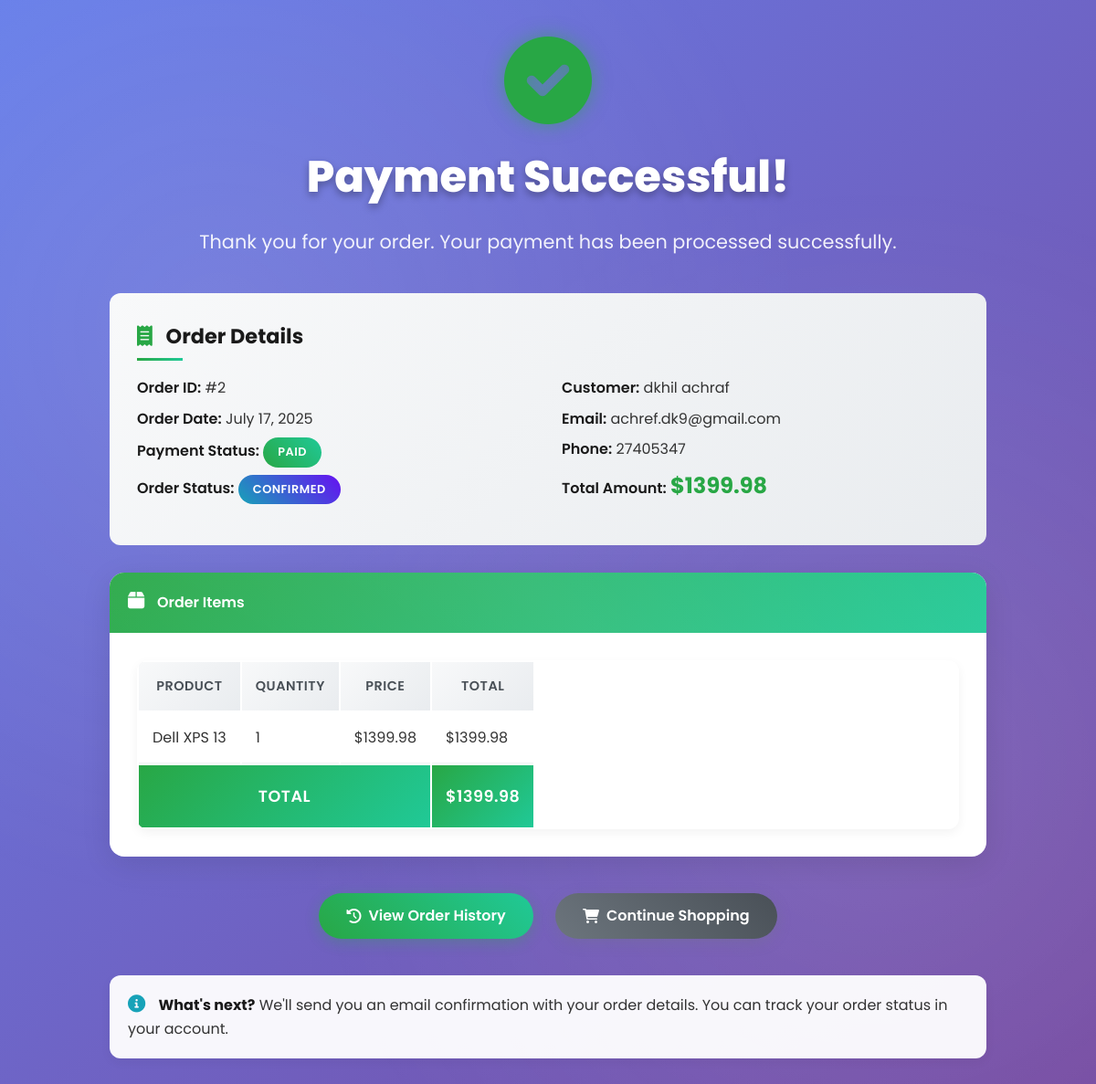
The app's page /payment/success/12/ (signed in) with its own data.
### payment/models.py (models this page shows, shortened)
class Order(models.Model):
    PAYMENT_STATUS_CHOICES = [
        ('pending', 'Pending'),
        ('paid', 'Paid'),
        ('failed', 'Failed'),
        ('refunded', 'Refunded'),
    ]
    ORDER_STATUS_CHOICES = [
        ('pending', 'Pending'),
        ('confirmed', 'Confirmed'),
        ('processing', 'Processing'),
        ('shipped', 'Shipped'),
        ('delivered', 'Delivered'),
        ('cancelled', 'Cancelled'),
    ]
    user = models.ForeignKey(User, on_delete=models.CASCADE)
    first_name = models.CharField(max_length=100)
    last_name = models.CharField(max_length=100)
    email = models.EmailField()
    phone = models.CharField(max_length=15)
    address = models.TextField()
    city = models.CharField(max_length=100)
    postal_code = models.CharField(max_length=20)
    total_amount = models.DecimalField(max_digits=10, decimal_places=2, validators=[MinValueValidator(Decimal('0.01'))])
    payment_status = models.CharField(max_length=20, choices=PAYMENT_STATUS_CHOICES, default='pending')
    order_status = models.CharField(max_length=20, choices=ORDER_STATUS_CHOICES, default='pending')
    created_at = models.DateTimeField(auto_now_add=True)
    updated_at = models.DateTimeField(auto_now=True)
    class Meta:
        ordering = ['-created_at']
    @property
    def full_name(self):
        return f"{self.first_name} {self.last_name}"
    @property
    def order_number(self):
        user_orders = Order.objects.filter(user=self.user).order_by('created_at')
        for index, order in enumerate(user_orders, 1):
            if order.id == self.id:
                return index
        return self.id

class OrderItem(models.Model):
    order = models.ForeignKey(Order, related_name='items', on_delete=models.CASCADE)
    product = models.ForeignKey(Product, on_delete=models.CASCADE)
    quantity = models.PositiveIntegerField(validators=[MinValueValidator(1)])
    price = models.DecimalField(max_digits=10, decimal_places=2)
    @property
    def total_price(self):
        if self.quantity is not None and self.price is not None:
            return self.quantity * self.price
        return 0

### store/models.py (models this page shows, shortened)
class Product(models.Model):
    category = models.ForeignKey(Category, on_delete=models.CASCADE)
    slug = models.CharField(max_length=150, null=False, blank=False)
    name = models.CharField(max_length=150, null=False, blank=False)
    product_image = models.ImageField(upload_to= 'uploads/products/', null=True, blank=True)
    small_description = models.CharField(max_length=250, null=False, blank=False)
    quantity = models.IntegerField(null=False, blank=False)
    sold_out = models.BooleanField(default=False, help_text="True if product is sold out")
    on_sale = models.BooleanField(default=False)
    description = models.TextField(null=False, blank=False)
    original_price = models.FloatField(null=False, blank=False)
    selling_price = models.FloatField(null=False, blank=False)
    status = models.BooleanField(default=False, help_text="default = 1, Hidden")
    trending = models.BooleanField(default=False, help_text="default = 1, Trending")
    tag = models.CharField(max_length=150, null=False, blank=False)
    meta_title = models.CharField(max_length=150, null=False, blank=False)
    meta_keywords = models.CharField(max_length=150, null=False, blank=False)
    meta_description = models.TextField(max_length=500, null=False, blank=False)
    created_at = models.DateTimeField(auto_now_add=True)

### payment/views.py (the view)
# urls.py: path('success/<int:order_id>/', payment_views.payment_success, name='payment_success'),
@login_required
def payment_success(request, order_id):
    order = get_object_or_404(Order, id=order_id, user=request.user)
    context = {
        'order': order,
    }
    return render(request, 'payment/payment_success.html', context)

### cart/context_processors.py (called while the page is built)
def cart(request):
    if request.user.is_authenticated:
        try:
            cart = Cart.objects.get(user=request.user)
            return {'cart': cart.items.all(), 'cart_count': cart.total_orders}
        except Cart.DoesNotExist:
            return {'cart': [], 'cart_count': 0}
    return {'cart': [], 'cart_count': 0}

### cart/models.py (called while the page is built)
    @property
    def total_orders(self):
        return self.items.count()

### payment/templates/payment/payment_success.html (shortened to what this page needs)
{% load static %}
<!DOCTYPE html>
<html lang="en">
<head>
    <link rel="stylesheet" href="https://cdnjs.cloudflare.com/ajax/libs/font-awesome/6.0.0/css/all.min.css">
</head>
<body>
    <div class="success-container">
        <div class="success-header">
            <i class="fas fa-check-circle success-icon"></i>
            <h1 class="success-title">Payment Successful!</h1>
            <p class="success-subtitle">Thank you for your order. Your payment has been processed successfully.</p>
        </div>
        <div class="order-details">
            <h4><i class="fas fa-receipt"></i> Order Details</h4>
            <div class="row">
                <div class="col-md-6">
                    <div class="order-info">
                        <p><strong>Order ID:</strong> #{{ order.order_number }}</p>
                        <p><strong>Order Date:</strong> {{ order.created_at|date:"F d, Y" }}</p>
                        <p><strong>Payment Status:</strong>
                            <span class="status-badge success">{{ order.get_payment_status_display }}</span>
                        </p>
                        <p><strong>Order Status:</strong>
                            <span class="status-badge info">{{ order.get_order_status_display }}</span>
                        </p>
                    </div>
                </div>
                <div class="col-md-6">
                    <div class="order-info">
                        <p><strong>Customer:</strong> {{ order.full_name }}</p>
                        <p><strong>Email:</strong> {{ order.email }}</p>
                        <p><strong>Phone:</strong> {{ order.phone }}</p>
                        <p><strong>Total Amount:</strong> <span class="total-amount">${{ order.total_amount }}</span></p>
                    </div>
                </div>
            </div>
        </div>
        <div class="info-card">
            <div class="card-header">
                <h5><i class="fas fa-box"></i> Order Items</h5>
            </div>
            <div class="card-body">
                <div class="table-responsive">
                    <table class="table">
                        <thead>
                            <tr>
                                <th>Product</th>
                                <th>Quantity</th>
                                <th>Price</th>
                                <th>Total</th>
                            </tr>
                        </thead>
                        <tbody>
                            {% for item in order.items.all %}
                                <tr>
                                    <td>{{ item.product.name }}</td>
                                    <td>{{ item.quantity }}</td>
                                    <td>${{ item.price }}</td>
                                    <td>${{ item.total_price }}</td>
                                </tr>
                            {% endfor %}
                        </tbody>
                        <tfoot>
                            <tr>
                                <th colspan="3">Total</th>
                                <th class="total-amount">${{ order.total_amount }}</th>
                            </tr>
                        </tfoot>
                    </table>
                </div>
            </div>
        </div>
        <div class="action-buttons">
            <a href="{% url 'payment:order_history' %}" class="btn">
                <i class="fas fa-history"></i> View Order History
            </a>
            <a href="{% url 'store' %}" class="btn btn-secondary">
                <i class="fas fa-shopping-cart"></i> Continue Shopping
            </a>
        </div>
        <div class="alert">
            <i class="fas fa-info-circle"></i>
            <strong>What's next?</strong> We'll send you an email confirmation with your order details.
            You can track your order status in your account.
        </div>
    </div>
</body>
</html>

### records on screen
Order: order_number "2", created_at "July 17, 2025", payment_status "PAID", order_status "CONFIRMED", full_name "dkhil achraf", email "achref.dk9@gmail.com", phone "27405347", total_amount "1399.98"
OrderItem: product.name "Dell XPS 13", quantity "1", price "1399.98", total_price "1399.98"
